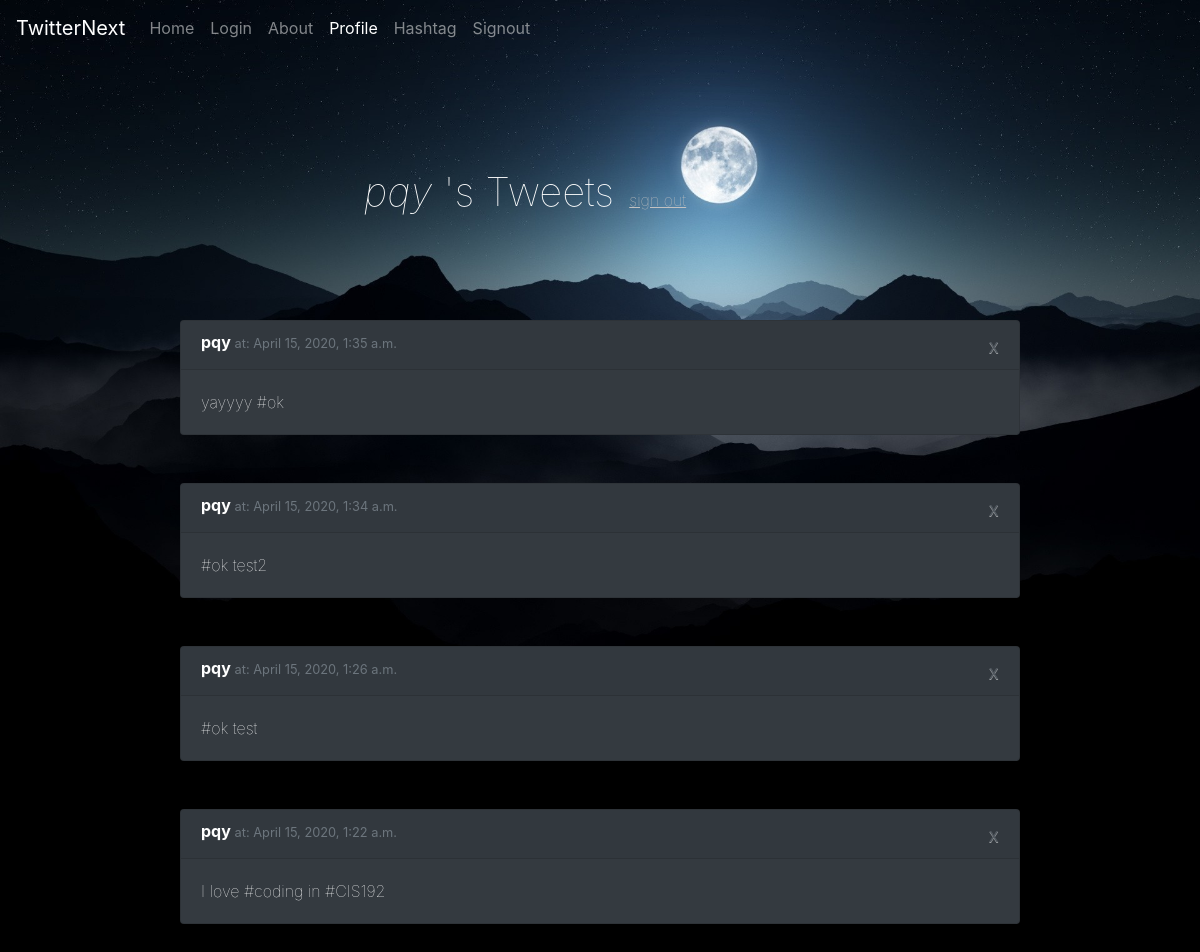
Page /profile/ (signed in) on the earlier database version.
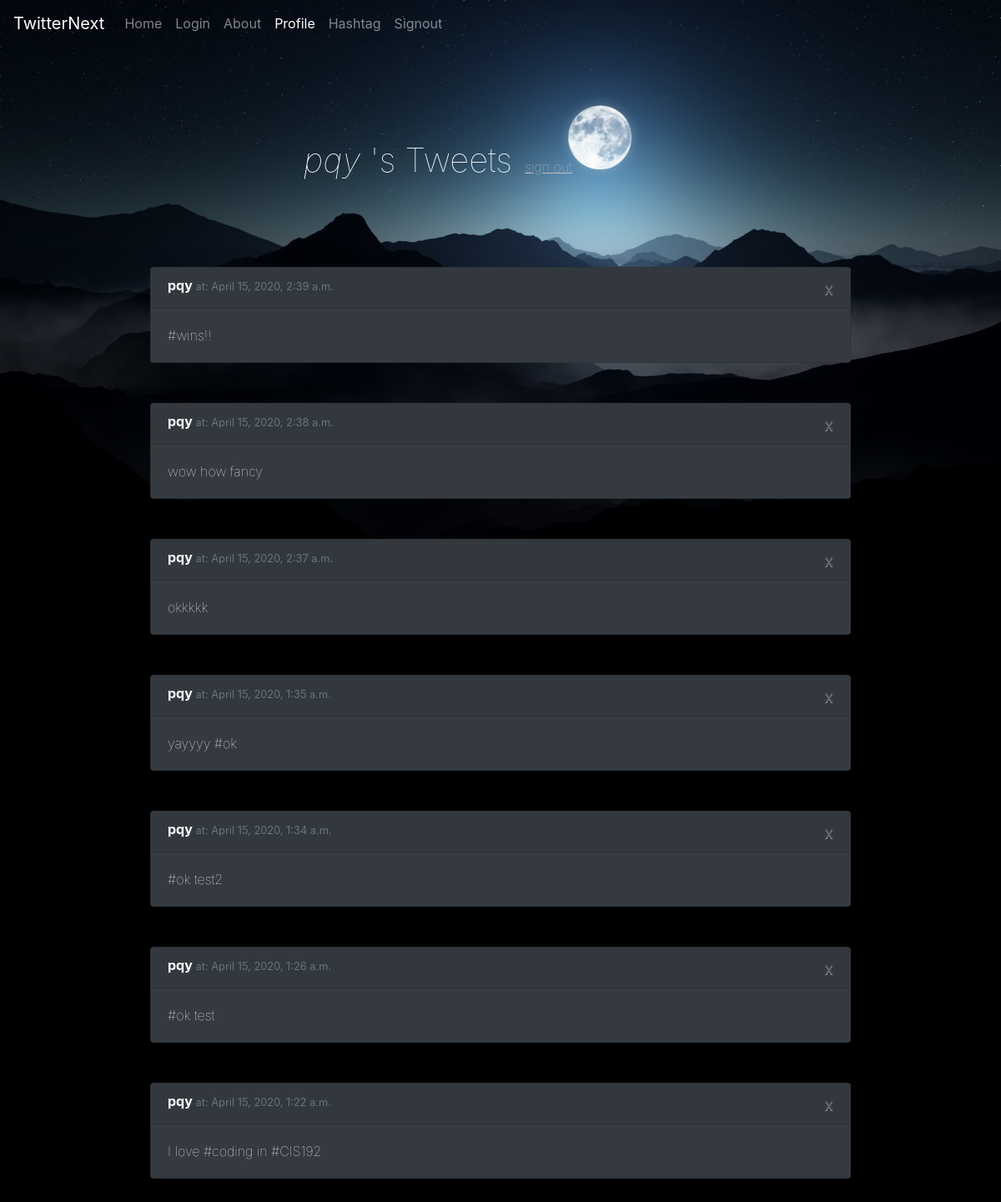
Same page on the later database version.
### core/models.py (models this page shows, shortened)
class Tweet(models.Model):
    body = models.CharField(max_length=280)
    created_at = models.DateTimeField(auto_now=True)
    author = models.ForeignKey(User, on_delete=models.DO_NOTHING)
    likes = models.ManyToManyField(User, related_name='likes')
    parsed = models.ManyToManyField('TextPair')

### core/views.py (the view)
# urls.py: path('profile/', profile, name='profile'),
def profile(request):
    if str(request.user)=="AnonymousUser":
        return render(request, "profile.html", {"tweets" : [], "user": request.user, "valid": False})
    tweets = Tweet.objects.filter(author=request.user).order_by("created_at").reverse()
    return render(request, "profile.html", {"tweets" : tweets, "user": request.user, "valid": True})

### core/templates/profile.html (shortened to what this page needs)
<!DOCTYPE html>
<html lang="en">
  <head>
    {% load static %}
    <link rel="stylesheet" type="text/css" href="{% static 'new.css' %}">
    <link
      rel="stylesheet"
      href="https://stackpath.bootstrapcdn.com/bootstrap/4.4.1/css/bootstrap.min.css"
    />
  </head>
  <body class="black2">
    <nav class="navbar navbar-expand-lg navbar-dark bg-transparent">
      <a class="navbar-brand active" href="/home">TwitterNext</a>
      <div class="collapse navbar-collapse" id="navbarSupportedContent">
        <ul class="navbar-nav mr-auto">
          <li class="nav-item">
            <a class="nav-link" href="/home">Home</a>
          </li>
           <li class="nav-item">
            <a class="nav-link" href="/login">Login</a>
          </li>
          <li class="nav-item">
            <a class="nav-link" href="/about">About</a>
          </li>
          <li class="nav-item active">
            <a class="nav-link" href="/profile">Profile</a>
          </li>
          <li class="nav-item">
             <a class="nav-link" href="/hashtagAll">Hashtag</a>
          </li>
           <li class="nav-item">
            <a class="nav-link" href="/signout">Signout</a>
          </li>
        </ul>
      </div>
    </nav>
    <div class="jumbotron bg-transparent">
      <div class="mx-auto dark" style="width: 50%; border-radius: 0px;">
        {% if not valid %}
        <br>
        <br>
        <h1 class="mx-auto pl-1 mt-5">Please <a href="/login";"><u>login</u></a> to see your profile: <a href="/login";">
        {% else %}
         <h1 class="mx-auto pl-5 mt-5"> <em>{{user}}</em> 's Tweets    <a href="/signout";"><small class="ml-1 h6"><u>  sign out</u></small></a></h1>
        </div>
    </div>
  {% for tweet in tweets %}
    <div class="card mx-auto text-white bg-dark mb-5" style="width: 70%;">
      <h6 class="card-header font-weight-light mb-0 align-text-bottom">
        <b class = "font-weight-bold">{{tweet.author}}   </b><small class="text-muted">at: {{tweet.created_at}}</small>
        <a class="close text-muted" href="/deletep?id={{tweet.id}}"><small>x</small></a>
      </h6>
      <div class="card-body">
        <p class="card-text">{{tweet.body}}</p>
      </div>
    </div>
  {%endfor%}
      {% endif %}
  </body>
</html>

Differences in the rows shown:
added Tweet: author "pqy", created_at "April 15, 2020, 2:39 a.m.", body "#wins!!"
added Tweet: author "pqy", created_at "April 15, 2020, 2:38 a.m.", body "wow how fancy"
added Tweet: author "pqy", created_at "April 15, 2020, 2:37 a.m.", body "okkkkk"
